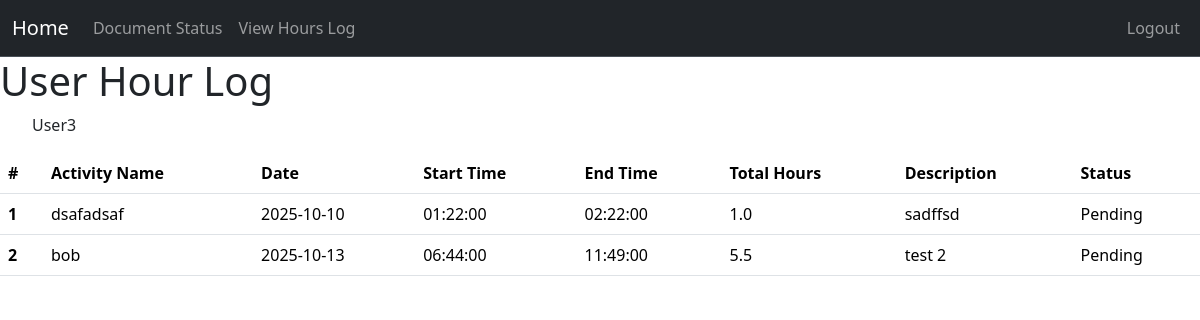
Page /specific/log/hours (signed in) on the earlier database version.
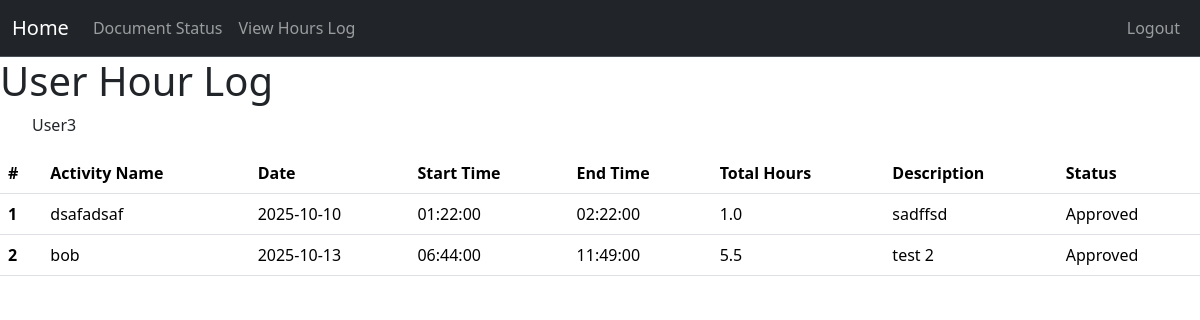
Same page on the later database version.
### project/models.py (models this page shows, shortened)
class User(db.Model, UserMixin):
    __tablename__ = 'users'
    id: Mapped[int] = mapped_column(primary_key=True)
    name: Mapped[str] = mapped_column()
    email: Mapped[str] = mapped_column(unique=True)
    password_hash: Mapped[str] = mapped_column(db.String(128))
    role: Mapped[str] = mapped_column(default="user")  # "user", "volunteer", " intern", "board"
    hours: Mapped[List["Hours"]] = relationship("Hours", back_populates="user", cascade="all, delete-orphan")
    documents: Mapped[List["Document"]] = relationship("Document", back_populates="user", cascade="all, delete-orphan")

class Hours(db.Model):
    __tablename__ = 'hours'
    id: Mapped[int] = mapped_column(primary_key=True)
    activity_name: Mapped[str] = mapped_column()
    date: Mapped[datetime.date] = mapped_column(Date, server_default=func.current_date())
    start_time: Mapped[datetime.time] = mapped_column(db.Time)
    end_time: Mapped[datetime.time] = mapped_column(db.Time)
    amount: Mapped[float] = mapped_column()
    description: Mapped[str] = mapped_column()
    status: Mapped[str] = mapped_column(default=("Pending"))  # "pending", "approved", "denied"
    user: Mapped["User"] = relationship("User", back_populates="hours")
    user_id: Mapped[int] = mapped_column(db.ForeignKey('users.id'), name="fk_hours_user_id")

### app.py (the view, shortened to what this page needs)
@app.route("/specific/log/hours", methods=["GET", "POST"])
@login_required
@permission_required('volunteer')
def specific_log_hours():
    user_id = request.args.get('user_id') or request.form.get('user_id')
    return render_template('specific_user_hours_log.html', user=current_user)

### project/models.py (called while the page is built)
@login_manager.user_loader
def load_user(user_id):
    return User.query.get(user_id)

### project/templates/specific_user_hours_log.html (shortened to what this page needs)
{% extends "base.html" %}
{% block content %}
<h1>User Hour Log</h1>
<table class="table table-hover">
    <thead class = "thead-light">
    <tr>
        <th scope="col">#</th>
        <th scope="col">Activity Name</th>
        <th scope="col">Date</th>
        <th scope="col">Start Time</th>
        <th scope="col">End Time</th>
        <th scope="col">Total Hours</th>
        <th scope="col">Description</th>
        <th scope="col">Status</th>
    </tr>
    </thead>
    <ol>
        {% if current_user.role != "admin" and current_user.role != "board" %}
            {{current_user.name}}
            <tbody>
                {% for log in current_user.hours %}
                    {% set log_num = loop.index %}
                    <tr>
                        <th scope="row">{{log_num}}</th>
                        <td>{{log.activity_name}}</td>
                        <td>{{log.date}}</td>
                        <td>{{log.start_time}}</td>
                        <td>{{log.end_time}}</td>
                        <td>{{log.amount}}</td>
                        <td>{{log.description}}</td>
                        <td>{{log.status}}</td>
                    </tr>
                {% endfor %}
            </tbody>
            </table>
        {% endif %}
{% endblock %}

### project/templates/base.html (shortened to what this page needs)
<!DOCTYPE html>
<html>
  <head>
    <link href="https://cdn.jsdelivr.net/npm/bootstrap@5.3.8/dist/css/bootstrap.min.css" rel="stylesheet">
  </head>
  <body>
    <nav class="navbar navbar-expand bg-dark border-bottom border-body" data-bs-theme="dark">
      <div class="container-fluid d-flex">
        <a class="navbar-brand"
            href="{% if current_user.is_authenticated and current_user.role == 'admin' %}
              {{ url_for('admin_dashboard') }}
            {% elif current_user.is_authenticated and current_user.role == 'board' %}
              {{ url_for('board_dashboard') }}
            {% elif current_user.is_authenticated and current_user.role == 'volunteer' %}
                {{ url_for('volunteer_dashboard') }}
            {% elif current_user.is_authenticated and current_user.role == 'intern' %}
                {{ url_for('intern_dashboard') }}
            {% else %}
              {{ url_for('user_dashboard') }}
          {% endif %}">
          Home
        </a>
        <ul class="navbar-nav mb-2 mb-lg-0 d-flex flex-row">
          {% if current_user.is_authenticated %}
          <li class="nav-item">
            <a class="nav-link" href="{{ url_for('document_status') }}">Document Status</a>
          </li>
          <li class="nav-item">
            <a class="nav-link"
            href="{{ url_for('hours_log') }}">
                View Hours Log </a>
          </li>
          {% endif %}
        </ul>
        {% if current_user.is_authenticated %}
        <ul class="navbar-nav ms-auto mb-2 mb-lg-0">
          <li class="nav-item">
            <a class="nav-link" href="{{url_for('logout')}}">Logout</a>
          </li>
        </ul>
        {% endif %}
      </div>
    </nav>
    {% block content %}
    {% endblock %}
  </body>
</html>

Differences in the rows shown:
changed Hours "dsafadsaf": status "Pending" → "Approved"
changed Hours "bob": status "Pending" → "Approved"
